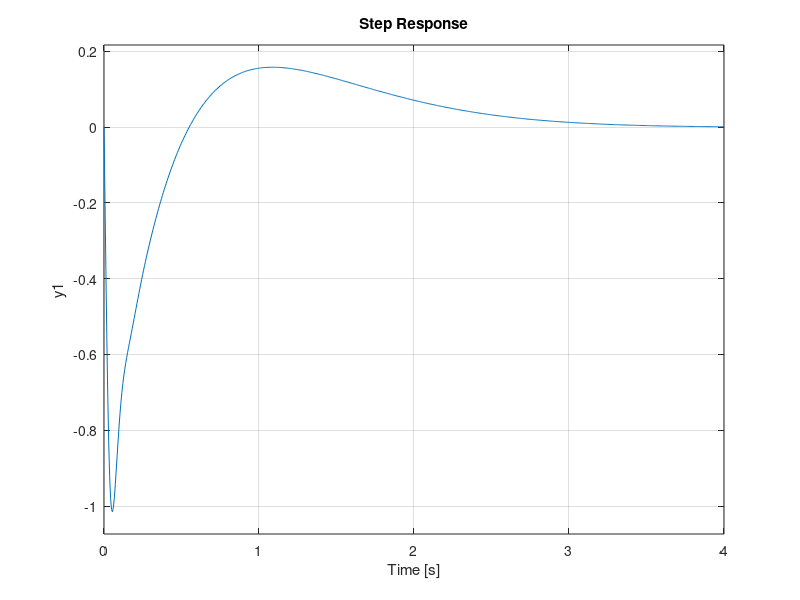

Write MATLAB code to recreate this figure.
k2 = 135000;
b2 = 1400;
m2 = 49.2;
k1 = (3000-1000)*rand + 1000;
b1 = (4000-1000)*rand + 1000;
m1 = 466.5;
s = tf('s');
G2 = (-m1*b2*s^3-m1*k2*s^2)/((m1*s^2+b1*s+k1)*(m2*s^2+(b1+b2)*s+(k1+k2))-(b1*s+k1)*(b1*s+k1));
step(G2);